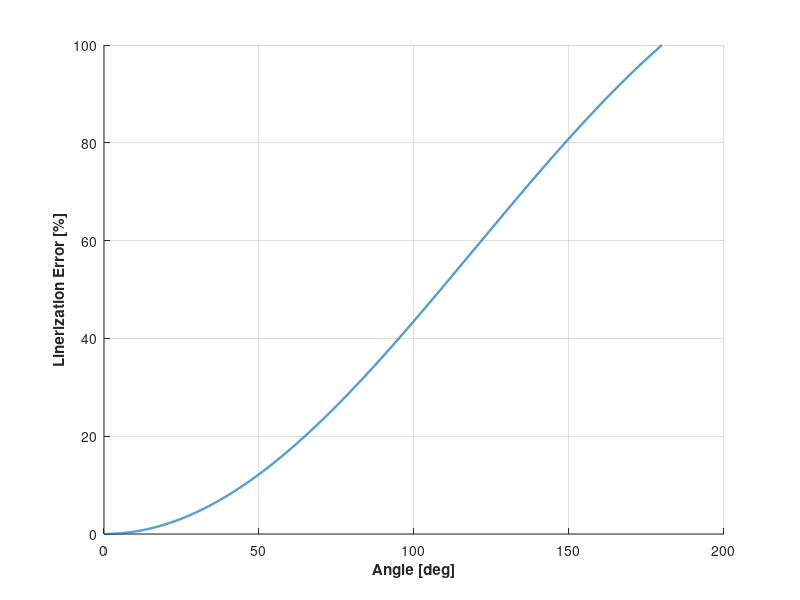

MATLAB code for this plot:
% restart
close all; clear all; clc;

theta = 0:0.001:pi;
err = (theta-sin(theta))./theta *100;

figure;
set(gcf,'Position',[1.426000e+02 5.058000e+02 1.348800e+03 2.560000e+02]);
hold on; grid on;
plot(theta*180/pi,err,'-','LineWidth',1.6);
xlabel('\bfAngle [deg]');
ylabel('\bfLinerization Error [%]');
